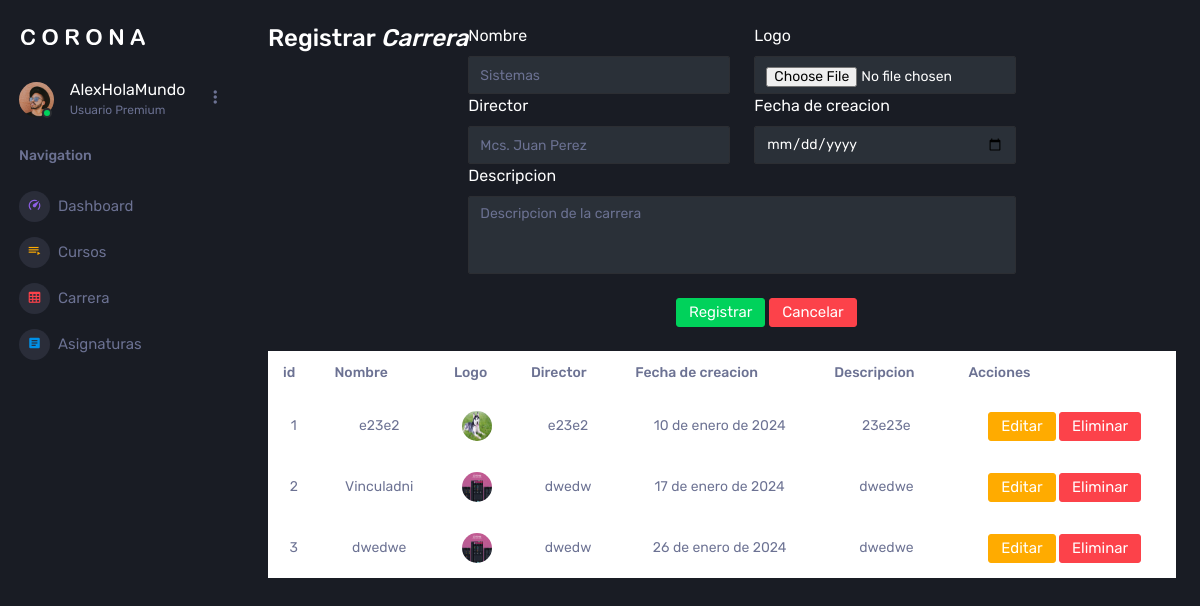
The page /listaCarrera/ on the database its author committed.
### Aplicaciones/MatriculasWATT/models.py (models this page shows, shortened)
class carreraWATT(models.Model):
    idCarreraWATT = models.AutoField(primary_key=True)
    nombreCarreraWATT = models.CharField(max_length=50)
    logoCarreraWATT = models.ImageField(upload_to='logos',null=True, blank=True)
    directorCarreraWATT = models.CharField(max_length=50)
    fechaCreacionCarreraWATT = models.DateField()
    descripcionCarreraWATT = models.CharField(max_length=50)

### Aplicaciones/MatriculasWATT/views.py (the view)
# urls.py: path('listaCarrera/', views.listaCarrera),
def listaCarrera(request):
    carreraBdd=carreraWATT.objects.all()
    return render(request, 'listaCarrera.html', {
        'carreras': carreraBdd
    })

### Aplicaciones/MatriculasWATT/templates/listaCarrera.html (shortened to what this page needs)
{%extends './home.html'%} {%block contenido%} {% load static %}
<div class="container m-4">
  <div class="row">
    <h3 class="text-center">Registrar <em>Carrera</em></h3>
    <form
      id="formCarreraWATT"
      action="/crearCarrera/"
      method="POST"
      enctype="multipart/form-data"
    >
      <div class="row">
        <div class="col-md-6">
          <fieldset>
            <label for=""> Nombre</label>
            <input
              name="nombreCarreraWATT"
              id="nombreCarreraWATT"
              type="text"
              class="form-control"
              placeholder="Sistemas"
              required=""
            />
          </fieldset>
        </div>
        <div class="col-md-6">
          <fieldset>
            <label for="">Logo</label>
            <input
              name="logoCarreraWATT"
              id="logoCarreraWATT"
              type="file"
              accept="image/*"
              class="form-control"
              required=""
            />
          </fieldset>
        </div>
      </div>
      <div class="row">
        <div class="col-md-6">
          <fieldset>
            <label for="">Director</label>
            <input
              name="directorCarreraWATT"
              id="directorCarreraWATT"
              type="text"
              class="form-control"
              placeholder="Mcs. Juan Perez"
              required=""
            />
          </fieldset>
        </div>
        <div class="col-md-6">
          <fieldset>
            <label for="">Fecha de creacion</label>
            <input
              name="fechaCreacionCarreraWATT"
              id="fechaCreacionCarreraWATT"
              type="date"
              class="form-control"
              required=""
            />
          </fieldset>
        </div>
      </div>
      <div class="row">
        <div class="col-md-12">
          <fieldset>
            <label for="">Descripcion</label>
            <textarea
              name="descripcionCarreraWATT"
              id="descripcionCarreraWATT"
              rows="4"
              class="form-control"
              placeholder="Descripcion de la carrera"
              required=""
            ></textarea>
          </fieldset>
        </div>
      </div>
      <center class="col-md-12 m-4">
        <fieldset>
          <button type="submit" id="" class="btn btn-success">Registrar</button>
          <button type="reset" class="btn btn-danger">Cancelar</button>
        </fieldset>
      </center>
    </form>
  </div>
  <div class="row">
    <div class="table-responsive">
      <table class="table table-light bg-white" id="tableCarreras">
        <thead>
          <tr>
            <th scope="col">id</th>
            <th scope="col">Nombre</th>
            <th scope="col">Logo</th>
            <th scope="col">Director</th>
            <th scope="col">Fecha de creacion</th>
            <th scope="col">Descripcion</th>
            <th scope="col">Acciones</th>
          </tr>
        </thead>
        <tbody>
          {% for carrera in carreras %}
          <tr>
            <td class="text-center">{{carrera.idCarreraWATT}}</td>
            <td class="text-center">{{carrera.nombreCarreraWATT}}</td>
            <td class="text-center">
              {% if carrera.logoCarreraWATT %}
              <a href="{{carrera.logoCarreraWATT.url}}" target="_blank">
                <img
                  src="{{carrera.logoCarreraWATT.url}}"
                  alt=""
                  width="50px"
                  height="50px"
                />
              </a>
              {% else %}
              <b>N/A</b>
              {% endif %}
            </td>
            <td class="text-center">{{carrera.directorCarreraWATT}}</td>
            <td class="text-center">{{carrera.fechaCreacionCarreraWATT}}</td>
            <td class="text-center">{{carrera.descripcionCarreraWATT}}</td>
            <td class="text-center">
              <a
                href="/editarCarrera/{{carrera.idCarreraWATT}}"
                class="btn btn-warning"
              >
                Editar
              </a>
              <a
                href="javascript:void(0);"
                type="button"
                class="btn btn-danger"
                onclick="eliminarCarrera(' /eliminarCarrera/{{carrera.idCarreraWATT}} ')"
              >
                Eliminar
              </a>
            </td>
          </tr>
          {% endfor %}
        </tbody>
      </table>
    </div>
  </div>
</div>
{%endblock%}

### rows shown on the page
carreraWATT: idCarreraWATT "1", nombreCarreraWATT "e23e2", logoCarreraWATT (picture), directorCarreraWATT "e23e2", fechaCreacionCarreraWATT "10 de enero de 2024", descripcionCarreraWATT "23e23e"
carreraWATT: idCarreraWATT "2", nombreCarreraWATT "Vinculadni", logoCarreraWATT (picture), directorCarreraWATT "dwedw", fechaCreacionCarreraWATT "17 de enero de 2024", descripcionCarreraWATT "dwedwe"
carreraWATT: idCarreraWATT "3", nombreCarreraWATT "dwedwe", logoCarreraWATT (picture), directorCarreraWATT "dwedw", fechaCreacionCarreraWATT "26 de enero de 2024", descripcionCarreraWATT "dwedwe"
